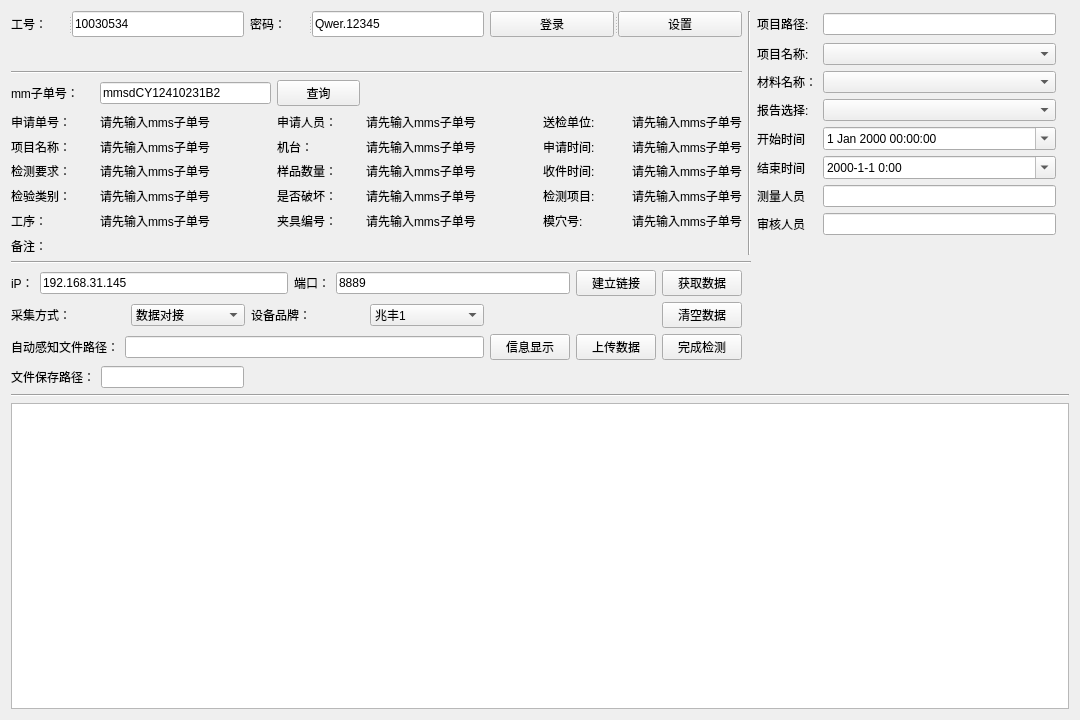
<?xml version="1.0" encoding="UTF-8"?>
<ui version="4.0">
 <class>OperationInterface</class>
 <widget class="QWidget" name="OperationInterface">
  <property name="geometry">
   <rect>
    <x>0</x>
    <y>0</y>
    <width>1080</width>
    <height>720</height>
   </rect>
  </property>
  <property name="windowTitle">
   <string>OperationInterface</string>
  </property>
  <layout class="QGridLayout" name="gridLayout_3">
   <item row="0" column="0">
    <widget class="QSplitter" name="splitter">
     <property name="orientation">
      <enum>Qt::Horizontal</enum>
     </property>
     <widget class="QLabel" name="label_17">
      <property name="text">
       <string>工号：</string>
      </property>
     </widget>
     <widget class="QLineEdit" name="UserEdit">
      <property name="text">
       <string>10030534</string>
      </property>
     </widget>
    </widget>
   </item>
   <item row="0" column="1">
    <widget class="QSplitter" name="splitter_2">
     <property name="orientation">
      <enum>Qt::Horizontal</enum>
     </property>
     <widget class="QLabel" name="label_18">
      <property name="text">
       <string>密码：</string>
      </property>
     </widget>
     <widget class="QLineEdit" name="PasswordEdit">
      <property name="enabled">
       <bool>true</bool>
      </property>
      <property name="text">
       <string>Qwer.12345</string>
      </property>
      <property name="echoMode">
       <enum>QLineEdit::Normal</enum>
      </property>
     </widget>
    </widget>
   </item>
   <item row="0" column="2">
    <widget class="QSplitter" name="splitter_3">
     <property name="orientation">
      <enum>Qt::Horizontal</enum>
     </property>
     <widget class="QPushButton" name="LoginPushButton">
      <property name="text">
       <string>登录</string>
      </property>
     </widget>
     <widget class="QPushButton" name="SavePasswordPushButton">
      <property name="text">
       <string>设置</string>
      </property>
     </widget>
    </widget>
   </item>
   <item row="0" column="3" rowspan="9">
    <widget class="Line" name="line_2">
     <property name="sizePolicy">
      <sizepolicy hsizetype="Fixed" vsizetype="Expanding">
       <horstretch>0</horstretch>
       <verstretch>0</verstretch>
      </sizepolicy>
     </property>
     <property name="orientation">
      <enum>Qt::Vertical</enum>
     </property>
    </widget>
   </item>
   <item row="0" column="4">
    <widget class="QLabel" name="label_4">
     <property name="text">
      <string>项目路径:</string>
     </property>
    </widget>
   </item>
   <item row="0" column="5">
    <widget class="QLineEdit" name="MobanlujinEdit"/>
   </item>
   <item row="1" column="4">
    <widget class="QLabel" name="label">
     <property name="text">
      <string>项目名称:</string>
     </property>
    </widget>
   </item>
   <item row="1" column="5">
    <widget class="QComboBox" name="PathcomboBox">
     <property name="sizePolicy">
      <sizepolicy hsizetype="Preferred" vsizetype="Fixed">
       <horstretch>0</horstretch>
       <verstretch>0</verstretch>
      </sizepolicy>
     </property>
     <property name="currentIndex">
      <number>-1</number>
     </property>
    </widget>
   </item>
   <item row="2" column="0" rowspan="7" colspan="3">
    <layout class="QGridLayout" name="gridLayout">
     <item row="5" column="7">
      <widget class="QLabel" name="label_jiancexiangmu">
       <property name="text">
        <string>请先输入mms子单号</string>
       </property>
      </widget>
     </item>
     <item row="6" column="6">
      <widget class="QLabel" name="label_47">
       <property name="text">
        <string>模穴号:</string>
       </property>
      </widget>
     </item>
     <item row="3" column="0">
      <widget class="QLabel" name="label_30">
       <property name="text">
        <string>项目名称：</string>
       </property>
      </widget>
     </item>
     <item row="2" column="1" colspan="2">
      <widget class="QLabel" name="label_shenqingdanhao">
       <property name="text">
        <string>请先输入mms子单号</string>
       </property>
      </widget>
     </item>
     <item row="4" column="0">
      <widget class="QLabel" name="label_36">
       <property name="text">
        <string>检测要求：</string>
       </property>
      </widget>
     </item>
     <item row="3" column="4" colspan="2">
      <widget class="QLabel" name="label_jitai">
       <property name="text">
        <string>请先输入mms子单号</string>
       </property>
      </widget>
     </item>
     <item row="6" column="7">
      <widget class="QLabel" name="label_muxuehao">
       <property name="text">
        <string>请先输入mms子单号</string>
       </property>
      </widget>
     </item>
     <item row="3" column="6">
      <widget class="QLabel" name="label_29">
       <property name="text">
        <string>申请时间:</string>
       </property>
      </widget>
     </item>
     <item row="2" column="6">
      <widget class="QLabel" name="label_25">
       <property name="text">
        <string>送检单位:</string>
       </property>
      </widget>
     </item>
     <item row="2" column="0">
      <widget class="QLabel" name="label_20">
       <property name="text">
        <string>申请单号：</string>
       </property>
      </widget>
     </item>
     <item row="4" column="4" colspan="2">
      <widget class="QLabel" name="label_yangpingshuliang">
       <property name="text">
        <string>请先输入mms子单号</string>
       </property>
      </widget>
     </item>
     <item row="1" column="1" colspan="2">
      <widget class="QLineEdit" name="NumberEdit">
       <property name="text">
        <string>mmsdCY12410231B2</string>
       </property>
      </widget>
     </item>
     <item row="4" column="3">
      <widget class="QLabel" name="label_32">
       <property name="text">
        <string>样品数量：</string>
       </property>
      </widget>
     </item>
     <item row="1" column="3">
      <widget class="QPushButton" name="GetInfoButton">
       <property name="text">
        <string>查询</string>
       </property>
      </widget>
     </item>
     <item row="4" column="7">
      <widget class="QLabel" name="label_shoujianshijian">
       <property name="text">
        <string>请先输入mms子单号</string>
       </property>
      </widget>
     </item>
     <item row="5" column="3">
      <widget class="QLabel" name="label_38">
       <property name="text">
        <string>是否破坏：</string>
       </property>
      </widget>
     </item>
     <item row="6" column="3">
      <widget class="QLabel" name="label_44">
       <property name="text">
        <string>夹具编号：</string>
       </property>
      </widget>
     </item>
     <item row="6" column="1" colspan="2">
      <widget class="QLabel" name="label_gongxu">
       <property name="text">
        <string>请先输入mms子单号</string>
       </property>
      </widget>
     </item>
     <item row="5" column="1" colspan="2">
      <widget class="QLabel" name="label_jianyanleibie">
       <property name="text">
        <string>请先输入mms子单号</string>
       </property>
      </widget>
     </item>
     <item row="2" column="4" colspan="2">
      <widget class="QLabel" name="lable_shenqingrenyuan">
       <property name="text">
        <string>请先输入mms子单号</string>
       </property>
      </widget>
     </item>
     <item row="2" column="3">
      <widget class="QLabel" name="label_23">
       <property name="text">
        <string>申请人员：</string>
       </property>
      </widget>
     </item>
     <item row="7" column="0">
      <widget class="QLabel" name="label_beizhu">
       <property name="text">
        <string>备注：</string>
       </property>
      </widget>
     </item>
     <item row="3" column="7">
      <widget class="QLabel" name="label_shenqingshijian">
       <property name="text">
        <string>请先输入mms子单号</string>
       </property>
      </widget>
     </item>
     <item row="2" column="7">
      <widget class="QLabel" name="label_songjiandanwei">
       <property name="text">
        <string>请先输入mms子单号</string>
       </property>
      </widget>
     </item>
     <item row="0" column="0" colspan="8">
      <widget class="Line" name="line_5">
       <property name="orientation">
        <enum>Qt::Horizontal</enum>
       </property>
      </widget>
     </item>
     <item row="5" column="4" colspan="2">
      <widget class="QLabel" name="label_shifoupohuai">
       <property name="text">
        <string>请先输入mms子单号</string>
       </property>
      </widget>
     </item>
     <item row="4" column="1" colspan="2">
      <widget class="QLabel" name="label_jianceyaoqiu">
       <property name="text">
        <string>请先输入mms子单号</string>
       </property>
      </widget>
     </item>
     <item row="6" column="0">
      <widget class="QLabel" name="label_48">
       <property name="text">
        <string>工序：</string>
       </property>
      </widget>
     </item>
     <item row="3" column="1" colspan="2">
      <widget class="QLabel" name="label_xiangmmumingchen">
       <property name="text">
        <string>请先输入mms子单号</string>
       </property>
      </widget>
     </item>
     <item row="5" column="0">
      <widget class="QLabel" name="label_42">
       <property name="text">
        <string>检验类别：</string>
       </property>
      </widget>
     </item>
     <item row="3" column="3">
      <widget class="QLabel" name="label_26">
       <property name="text">
        <string>机台：</string>
       </property>
      </widget>
     </item>
     <item row="5" column="6">
      <widget class="QLabel" name="label_41">
       <property name="text">
        <string>检测项目:</string>
       </property>
      </widget>
     </item>
     <item row="6" column="4" colspan="2">
      <widget class="QLabel" name="label_jiajubianhao">
       <property name="text">
        <string>请先输入mms子单号</string>
       </property>
      </widget>
     </item>
     <item row="4" column="6">
      <widget class="QLabel" name="label_35">
       <property name="text">
        <string>收件时间:</string>
       </property>
      </widget>
     </item>
     <item row="1" column="0">
      <widget class="QLabel" name="label_19">
       <property name="text">
        <string>mm子单号：</string>
       </property>
      </widget>
     </item>
    </layout>
   </item>
   <item row="2" column="4">
    <widget class="QLabel" name="label_2">
     <property name="text">
      <string>材料名称：</string>
     </property>
    </widget>
   </item>
   <item row="2" column="5">
    <widget class="QComboBox" name="TypecomboBox">
     <property name="currentIndex">
      <number>-1</number>
     </property>
    </widget>
   </item>
   <item row="3" column="4">
    <widget class="QLabel" name="label_3">
     <property name="text">
      <string>报告选择:</string>
     </property>
    </widget>
   </item>
   <item row="3" column="5">
    <widget class="QComboBox" name="FilecomboBox">
     <property name="currentIndex">
      <number>-1</number>
     </property>
    </widget>
   </item>
   <item row="4" column="4">
    <widget class="QLabel" name="label_12">
     <property name="text">
      <string>开始时间</string>
     </property>
    </widget>
   </item>
   <item row="4" column="5">
    <widget class="QDateTimeEdit" name="dateTimeEditStart">
     <property name="calendarPopup">
      <bool>true</bool>
     </property>
     <property name="currentSectionIndex">
      <number>0</number>
     </property>
    </widget>
   </item>
   <item row="5" column="4">
    <widget class="QLabel" name="label_14">
     <property name="text">
      <string>结束时间</string>
     </property>
    </widget>
   </item>
   <item row="5" column="5">
    <widget class="QDateTimeEdit" name="dateTimeEditEnd">
     <property name="displayFormat">
      <string>yyyy-M-d H:mm</string>
     </property>
     <property name="calendarPopup">
      <bool>true</bool>
     </property>
    </widget>
   </item>
   <item row="6" column="4">
    <widget class="QLabel" name="label_15">
     <property name="text">
      <string>测量人员</string>
     </property>
    </widget>
   </item>
   <item row="6" column="5">
    <widget class="QLineEdit" name="lineEdit"/>
   </item>
   <item row="7" column="4">
    <widget class="QLabel" name="label_16">
     <property name="text">
      <string>审核人员</string>
     </property>
    </widget>
   </item>
   <item row="7" column="5">
    <widget class="QLineEdit" name="lineEdit_2"/>
   </item>
   <item row="8" column="6">
    <widget class="QLabel" name="label_9">
     <property name="text">
      <string/>
     </property>
    </widget>
   </item>
   <item row="9" column="0" colspan="4">
    <widget class="Line" name="line_3">
     <property name="orientation">
      <enum>Qt::Horizontal</enum>
     </property>
    </widget>
   </item>
   <item row="10" column="0" colspan="3">
    <layout class="QHBoxLayout" name="horizontalLayout_4">
     <item>
      <layout class="QHBoxLayout" name="horizontalLayout">
       <item>
        <widget class="QLabel" name="label_11">
         <property name="text">
          <string>iP：</string>
         </property>
        </widget>
       </item>
       <item>
        <widget class="QLineEdit" name="IpEdit">
         <property name="text">
          <string>192.168.31.145</string>
         </property>
        </widget>
       </item>
      </layout>
     </item>
     <item>
      <layout class="QHBoxLayout" name="horizontalLayout_2">
       <item>
        <widget class="QLabel" name="label_13">
         <property name="text">
          <string>端口：</string>
         </property>
        </widget>
       </item>
       <item>
        <widget class="QLineEdit" name="PortEdit">
         <property name="text">
          <string>8889</string>
         </property>
        </widget>
       </item>
      </layout>
     </item>
     <item>
      <layout class="QHBoxLayout" name="horizontalLayout_3">
       <item>
        <widget class="QPushButton" name="connectButton">
         <property name="text">
          <string>建立链接</string>
         </property>
        </widget>
       </item>
       <item>
        <widget class="QPushButton" name="GetDataButton">
         <property name="text">
          <string>获取数据</string>
         </property>
        </widget>
       </item>
      </layout>
     </item>
    </layout>
   </item>
   <item row="11" column="0" colspan="2">
    <layout class="QHBoxLayout" name="horizontalLayout_5">
     <item>
      <widget class="QLabel" name="label_5">
       <property name="text">
        <string>采集方式：</string>
       </property>
      </widget>
     </item>
     <item>
      <widget class="QComboBox" name="caijiTypecomboBox">
       <property name="currentIndex">
        <number>0</number>
       </property>
       <item>
        <property name="text">
         <string>数据对接</string>
        </property>
       </item>
       <item>
        <property name="text">
         <string>文件感知</string>
        </property>
       </item>
      </widget>
     </item>
     <item>
      <widget class="QLabel" name="label_7">
       <property name="text">
        <string>设备品牌：</string>
       </property>
      </widget>
     </item>
     <item>
      <widget class="QComboBox" name="sehbeicomboBox">
       <property name="currentIndex">
        <number>0</number>
       </property>
       <item>
        <property name="text">
         <string>兆丰1</string>
        </property>
       </item>
       <item>
        <property name="text">
         <string>兆丰2</string>
        </property>
       </item>
      </widget>
     </item>
    </layout>
   </item>
   <item row="11" column="2" rowspan="2">
    <layout class="QGridLayout" name="gridLayout_2">
     <item row="2" column="0">
      <widget class="QPushButton" name="ShowDataButton">
       <property name="text">
        <string>信息显示</string>
       </property>
      </widget>
     </item>
     <item row="2" column="2">
      <widget class="QPushButton" name="ComCheckButton">
       <property name="text">
        <string>完成检测</string>
       </property>
      </widget>
     </item>
     <item row="2" column="1">
      <widget class="QPushButton" name="WriteFilepushButton">
       <property name="sizePolicy">
        <sizepolicy hsizetype="Preferred" vsizetype="Fixed">
         <horstretch>0</horstretch>
         <verstretch>0</verstretch>
        </sizepolicy>
       </property>
       <property name="text">
        <string>上传数据</string>
       </property>
      </widget>
     </item>
     <item row="0" column="2">
      <widget class="QPushButton" name="ClearDataButton">
       <property name="text">
        <string>清空数据</string>
       </property>
      </widget>
     </item>
    </layout>
   </item>
   <item row="12" column="0" colspan="2">
    <layout class="QHBoxLayout" name="horizontalLayout_6">
     <item>
      <widget class="QLabel" name="label_6">
       <property name="text">
        <string>自动感知文件路径：</string>
       </property>
      </widget>
     </item>
     <item>
      <widget class="QLineEdit" name="lineEdit_3"/>
     </item>
    </layout>
   </item>
   <item row="13" column="0">
    <layout class="QHBoxLayout" name="horizontalLayout_7">
     <item>
      <widget class="QLabel" name="label_8">
       <property name="text">
        <string>文件保存路径：</string>
       </property>
      </widget>
     </item>
     <item>
      <widget class="QLineEdit" name="lineEdit_4"/>
     </item>
    </layout>
   </item>
   <item row="14" column="0" colspan="7">
    <widget class="Line" name="line">
     <property name="orientation">
      <enum>Qt::Horizontal</enum>
     </property>
    </widget>
   </item>
   <item row="15" column="0" colspan="7">
    <widget class="QTextEdit" name="showdataEdit">
     <property name="enabled">
      <bool>true</bool>
     </property>
    </widget>
   </item>
  </layout>
 </widget>
 <resources/>
 <connections/>
</ui>
